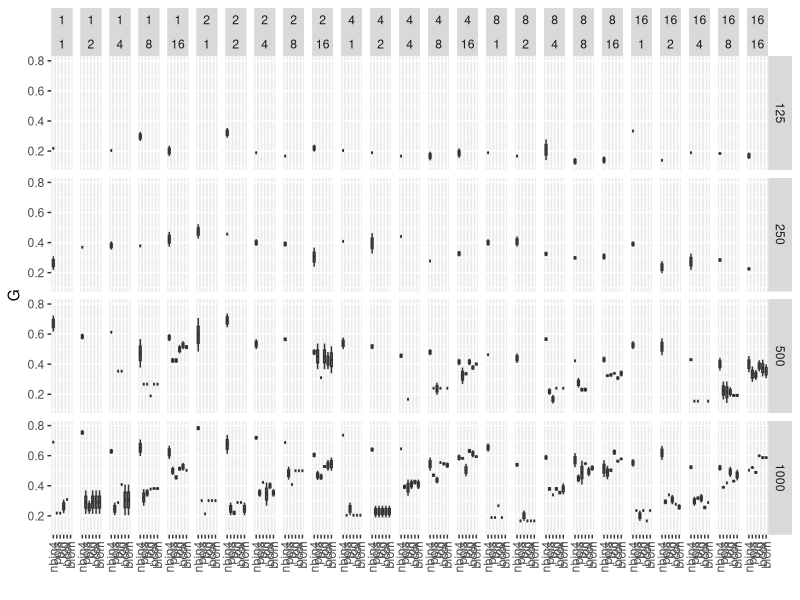

This chart was generated by the following R code:
require('ggplot2')
require('dplyr')

########################################################################################################################
########################################################################################################################

metrics = read.table('metrics7.txt', stringsAsFactors = F, sep = ',', header = T)

########################################################################################################################
########################################################################################################################

metrics_flat = metrics %>%
  mutate(MCC = ifelse(is.na(MCC), 0, MCC)) %>%
  mutate(RSS = ifelse(is.na(RSS), 0, RSS)) %>%
  mutate(MCC2 = ifelse(MCC < 0, 0, MCC)) %>%
  mutate(M = (MCC2 / (RSS + 1)) ^ (1/2)) %>%
  mutate(NMARKERS = NMARKERS_CAUSAL, NGENES = NGENES_AFFECTED) %>%
  mutate(MODEL = ifelse(MODEL %in% c('NBinomial', 'NBinomial2', 'NBinomial3', 'NBinomial4', 'Binomial', 'Poisson'), MODEL, TRANS)) %>%
  mutate(MODEL = gsub('NBinomial', 'nbin', MODEL)) %>%
  mutate(MODEL = gsub('Binomial', 'bin', MODEL)) %>%
  mutate(MODEL = gsub('Poisson', 'pois', MODEL)) %>%
  mutate(MODEL = gsub('boxcox', 'bcox', MODEL)) %>%
  select(-c(TRANS)) %>%
  tidyr::gather(METRIC, VALUE, -c(NSAMPLES, NMARKERS, NGENES, MODEL, SIZE), convert = T)

########################################################################################################################
########################################################################################################################

mdls = c('nbin4', 'pois', 'bin', 'log', 'bcox', 'blom')
metric = 'G'
metrics_filt = metrics_flat %>%
  filter(METRIC %in% c(metric), MODEL %in% mdls, SIZE == 5) %>%
  group_by(NSAMPLES, NMARKERS, NGENES, MODEL, METRIC, SIZE) %>%
  arrange(desc(VALUE)) %>%
  slice(1:2) %>%
  ungroup() %>%
  mutate(MODEL = factor(MODEL, levels = mdls, ordered = T))

means = metrics_filt %>%
  group_by(NSAMPLES, NMARKERS, NGENES, METRIC) %>%
  summarise(MEAN = mean(VALUE)) %>%
  ungroup()

print(
  ggplot(data = metrics_filt, mapping = aes(x = MODEL, y = VALUE, fill = MODEL)) +
    geom_boxplot(alpha = 0.5, width = 0.5) +
    # geom_hline(data = means, aes(yintercept = MEAN), linetype = 'dashed') +
    theme(legend.position = 'none', axis.text.x = element_text(angle = 90, hjust = 1, vjust = 0.5)) +
    scale_x_discrete(name = '') +
    scale_y_continuous(name = metric) +
    facet_grid(NSAMPLES ~ NMARKERS + NGENES)
)
